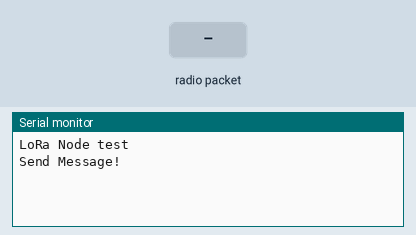
Recording of a sketch running on a simulated Arduino Uno, built for the host (arithmetic inside an expression is 32-bit, double 64-bit). Shown: the last lines printed to the serial monitor. Inputs (shaded band) come from the test bench. No radio packets arrive unless stated.

Above: at 1.2 s.
1.3 s: radio packet "1" arrives
At 1.8 s:
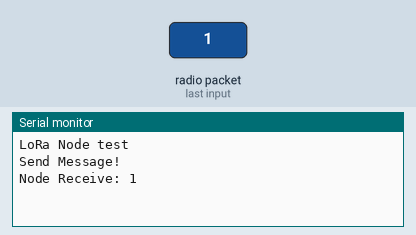
2.8 s: radio packet "0" arrives
At 2.97 s:
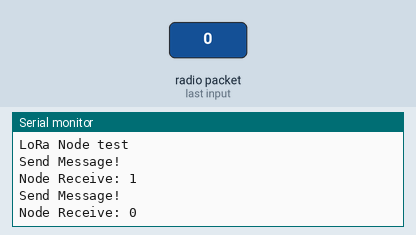
4.3 s: radio packet "2" arrives
At 4.9 s:
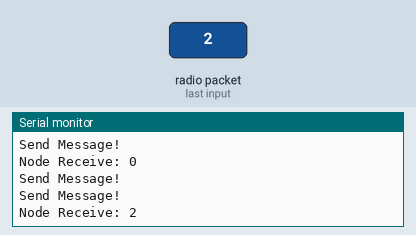

Measured:
- after the input at 1.3 s, the serial monitor: prints a new line at once (image 1)
- after the input at 2.8 s, the serial monitor: prints a new line at once (image 2)
- after the input at 4.3 s, the serial monitor: prints a new line at once (image 3)

The sketch:

LoRa-Simple-Node.ino
```cpp
//  Exemplo TTGO Tbeam
//  Comunicação LoRa entre placas, envio de uma estrutura e confirmação


//  Bibliotecas usadas (includes)

#include <SPI.h>
#include <LoRa.h>

// LoRa defines

#define SCK   5     //  GPIO5  -- SX1278's SCK
#define MISO  19    //  GPIO19 -- SX1278's Master In Slave Out (MISO)
#define MOSI  27    //  GPIO27 -- SX1278's Master Out Slave In (MOSI)
#define SS    18    //  GPIO18 -- SX1278's CS (Chip Select)
#define RST   14    //  GPIO14 -- SX1278's RESET (Reset Pin)
#define DI0   26    //  GPIO5  -- SX1278's IRQ (Interrupt Request)
#define BAND 915E6  //  RF     -- SX1278's Radio frequency

//  Variaveis globais


void setup() {
  Serial.begin(115200);
  while(!Serial);
  Serial.println();
  Serial.println("LoRa Node test");

  SPI.begin(SCK,MISO,MOSI,SS);
  LoRa.setPins(SS,RST,DI0);
  if (!LoRa.begin(BAND)) {
    Serial.println("Starting LoRa failed");
    while (1);
  }
  LoRa.onReceive(rcv);
  LoRa.onTxDone(txDone);
  LoRa_rxMode();
  //delay(1500);
}

void loop()
{
    if (runEvery(1000)) { // repeat every 5000 millis

    String message = "HeLoRa World! ";
    message += "I'm a Node! ";
    message += millis();

    LoRa_sendMessage(message); // send a message

    Serial.println("Send Message!");
  }
}

void LoRa_rxMode(){
  LoRa.enableInvertIQ();                // active invert I and Q signals
  LoRa.receive();                       // set receive mode
}

void LoRa_txMode(){
  LoRa.idle();                          // set standby mode
  LoRa.disableInvertIQ();               // normal mode
}

void LoRa_sendMessage(String message) {
  LoRa_txMode();                        // set tx mode
  LoRa.beginPacket();                   // start packet
  LoRa.print(message);                  // add payload
  LoRa.endPacket(true);                 // finish packet and send it
}

void rcv(int packetSize) {
  String message = "";

  while (LoRa.available()) {
    message += (char)LoRa.read();
  }

  Serial.print("Node Receive: ");
  Serial.println(message);
}

void txDone() {
  Serial.println("TxDone");
  LoRa_rxMode();
}

boolean runEvery(unsigned long interval)
{
  static unsigned long previousMillis = 0;
  unsigned long currentMillis = millis();
  if (currentMillis - previousMillis >= interval)
  {
    previousMillis = currentMillis;
    return true;
  }
  return false;
}
```
